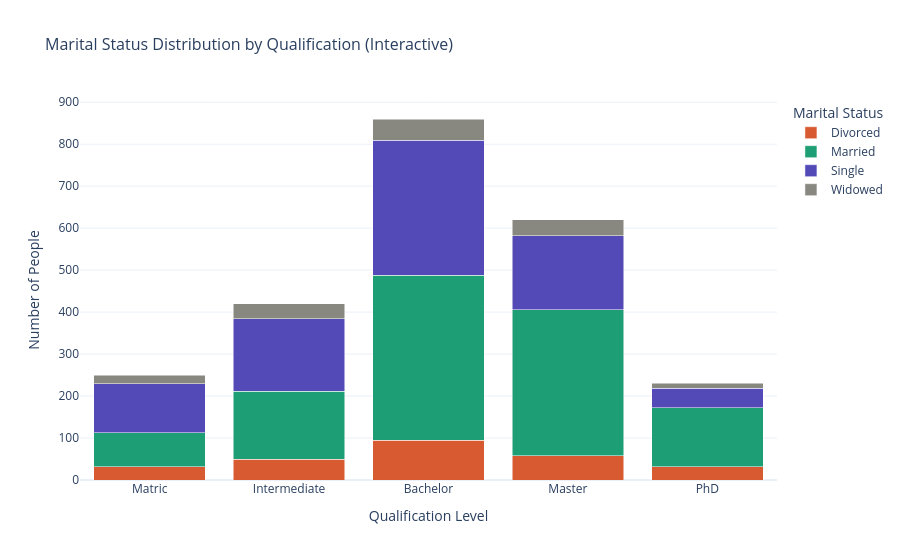

Source (notebook cell):
### Markdown cell above
## 7. Visualization 4 – Interactive Chart (Plotly)

### Code cell
count_df = df.groupby(['Qualification', 'Marital_Status']).size().reset_index(name='Count')
count_df['Qualification'] = pd.Categorical(count_df['Qualification'], categories=qualifications, ordered=True)
count_df = count_df.sort_values('Qualification')

fig = px.bar(
    count_df,
    x='Qualification', y='Count', color='Marital_Status',
    barmode='stack',
    color_discrete_map={
        'Single': '#534AB7',
        'Married': '#1D9E75',
        'Divorced': '#D85A30',
        'Widowed': '#888780'
    },
    title='Marital Status Distribution by Qualification (Interactive)',
    labels={'Count': 'Number of People', 'Qualification': 'Qualification Level'},
    template='plotly_white'
)

fig.update_layout(
    legend_title_text='Marital Status',
    title_font_size=16,
    bargap=0.2
)

fig.write_html('interactive_chart.html')
fig.show()
print('Interactive chart saved as interactive_chart.html')

### Figure 1 — Plotly figure (JSON) as saved in the notebook; plotly's stock layout.template omitted (floating-point values rounded to 4 significant figures)
{"data": [{"hovertemplate": "Marital_Status=Divorced<br>Qualification Level=%{x}<br>Number of People=%{y}<extra></extra>", "legendgroup": "Divorced", "marker": {"color": "#D85A30", "pattern": {"shape": ""}}, "name": "Divorced", "orientation": "v", "showlegend": true, "textposition": "auto", "type": "bar", "x": ["Matric", "Intermediate", "Bachelor", "Master", "PhD"], "xaxis": "x", "y": [32, 49, 95, 58, 31], "yaxis": "y"}, {"hovertemplate": "Marital_Status=Married<br>Qualification Level=%{x}<br>Number of People=%{y}<extra></extra>", "legendgroup": "Married", "marker": {"color": "#1D9E75", "pattern": {"shape": ""}}, "name": "Married", "orientation": "v", "showlegend": true, "textposition": "auto", "type": "bar", "x": ["Matric", "Intermediate", "Bachelor", "Master", "PhD"], "xaxis": "x", "y": [80, 163, 393, 347, 141], "yaxis": "y"}, {"hovertemplate": "Marital_Status=Single<br>Qualification Level=%{x}<br>Number of People=%{y}<extra></extra>", "legendgroup": "Single", "marker": {"color": "#534AB7", "pattern": {"shape": ""}}, "name": "Single", "orientation": "v", "showlegend": true, "textposition": "auto", "type": "bar", "x": ["Matric", "Intermediate", "Bachelor", "Master", "PhD"], "xaxis": "x", "y": [117, 172, 321, 177, 47], "yaxis": "y"}, {"hovertemplate": "Marital_Status=Widowed<br>Qualification Level=%{x}<br>Number of People=%{y}<extra></extra>", "legendgroup": "Widowed", "marker": {"color": "#888780", "pattern": {"shape": ""}}, "name": "Widowed", "orientation": "v", "showlegend": true, "textposition": "auto", "type": "bar", "x": ["Matric", "Intermediate", "Bachelor", "Master", "PhD"], "xaxis": "x", "y": [21, 36, 51, 38, 11], "yaxis": "y"}], "layout": {"bargap": 0.2, "barmode": "stack", "legend": {"title": {"text": "Marital Status"}, "tracegroupgap": 0}, "title": {"font": {"size": 16}, "text": "Marital Status Distribution by Qualification (Interactive)"}, "xaxis": {"anchor": "y", "domain": [0, 1], "title": {"text": "Qualification Level"}}, "yaxis": {"anchor": "x", "domain": [0, 1], "title": {"text": "Number of People"}}}}
